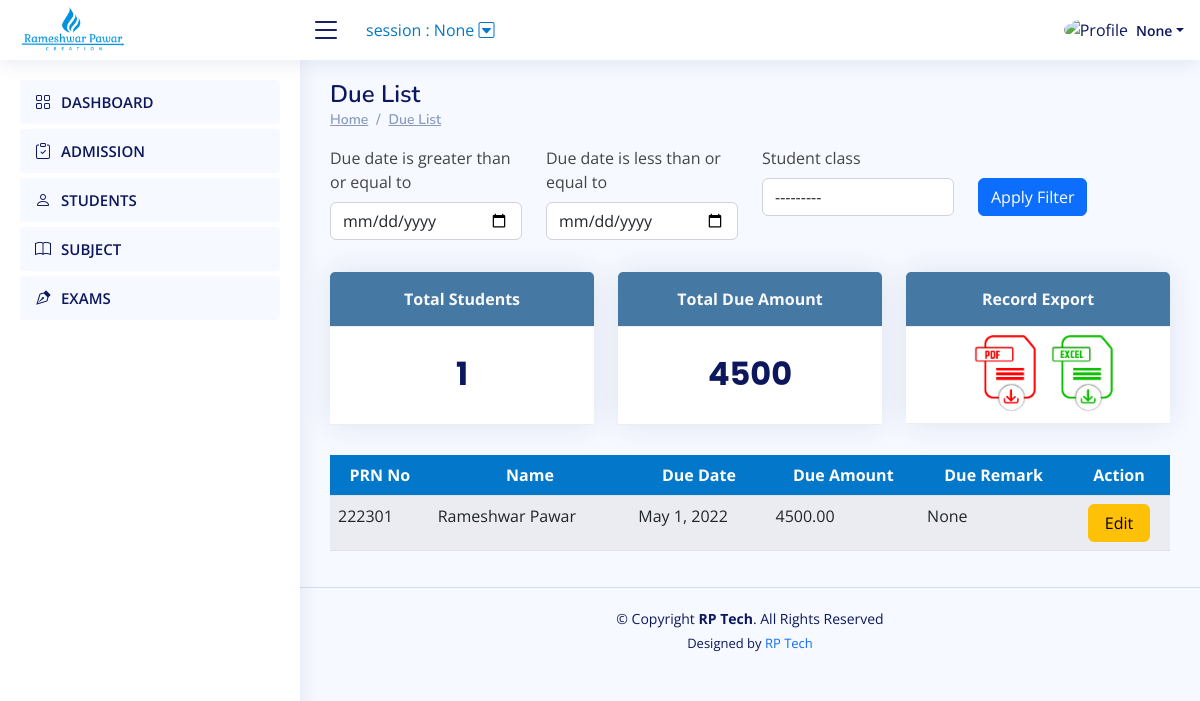
The app's page /Staff/due_list/ (signed in) with its own data.
### Developer/models.py (models this page shows)
class CustomUser(AbstractUser):
    id = models.AutoField(primary_key=True)
    username = models.CharField(max_length=255,null=True,unique=True)
    is_institute=models.BooleanField(default=False)
    academic_session_institute=models.CharField(max_length=255,null=True, choices=FINANCIAL_YEAR)
    institute_profile=models.ImageField( upload_to="institute_profile/", null=True,blank=True)
    institute_name = models.CharField(max_length=255,null=True)
    academic_session_staff = models.CharField(max_length=255,null=True, choices=FINANCIAL_YEAR)
    staff_name=models.CharField(max_length=255,null=True)
    staff_id_no=models.IntegerField(null=True)
    staff_profile=models.ImageField( upload_to="staff_profile/", null=True,blank=True)
    institute_name_staff = models.CharField(max_length=255,null=True)
    is_student=models.BooleanField(default=False)
    student_profile=models.ImageField( upload_to="student_profile/", null=True,blank=True)
    student_prn_no=models.IntegerField(null=True)
    student_admission_date=models.DateField(auto_now=False, auto_now_add=False,null=True)
    academic_session_student=models.CharField(max_length=255,null=True,blank=True, choices=FINANCIAL_YEAR)
    student_name=models.CharField(max_length=255,null=True)
    student_gender=models.CharField(max_length=255,null=True)
    student_dob=models.DateField(auto_now=False, auto_now_add=False,null=True)
    student_mobile=models.CharField(max_length=255,null=True)
    student_village=models.CharField(max_length=255,null=True)
    student_taluka=models.CharField(max_length=255,null=True)
    student_dist=models.CharField(max_length=255,null=True)
    institute_name_student = models.CharField(max_length=255,null=True)
    parent_name=models.CharField(max_length=255,null=True,blank=True)
    parent_mobile=models.CharField(max_length=255,null=True,blank=True)
    parent_village=models.CharField(max_length=255,null=True,blank=True)
    parent_taluka=models.CharField(max_length=255,null=True,blank=True)
    parent_dist=models.CharField(max_length=255,null=True,blank=True)
    student_collage=models.CharField(max_length=255,null=True,blank=True)
    student_collage_address=models.CharField(max_length=255,null=True,blank=True)
    student_class=models.CharField(max_length=255,null=True,choices=CLASS)
    batch=models.CharField(max_length=255,null=True)
    group=models.CharField(max_length=255,null=True)
    status=models.CharField(max_length=255,null=True,choices=STUDENT_STATUS)

class DB_Fees(models.Model):
    add_fees=models.DecimalField(max_digits=10, decimal_places=2,null=True)
    fees_remark=models.CharField(max_length=250,null=True)
    student_username=models.CharField(max_length=250,null=True)
    operator_username=models.CharField(max_length=250,null=True) #this field used for checking Operator Name
    operator_name=models.CharField(max_length=250,null=True) #this field used for checking Operator Name
    student_prn_no=models.IntegerField(null=True)
    student_name=models.CharField(max_length=250,null=True)
    student_class=models.CharField(max_length=50,choices=CLASS,null=True)
    received_date=models.DateField(auto_now=False, auto_now_add=True)
    received_remark=models.CharField(max_length=250 ,null=True)
    received_amount=models.DecimalField(max_digits=10, decimal_places=2,null=True)
    amount_word=models.CharField(max_length=250)
    payment_mode=models.CharField(max_length=50,choices=PAYMENT_MODE)
    due_date=models.DateField(auto_now=False, auto_now_add=False,blank=True,null=True)
    due_amount=models.DecimalField(max_digits=10, decimal_places=2,null=True,blank=True)
    due_remark=models.CharField(max_length=250,null=True,blank=True)

### Staff/views.py (the view)
# urls.py: path('due_list/', Staff_view.due_list, name='due_list'),
def due_list(request):
    due_records=DB_Fees.objects.exclude(Q(due_amount__isnull=True) | Q(due_amount=0))
    Filter=DueFees_Filter(request.GET, queryset=due_records)
    rec2=Filter.qs
    total_students=rec2.count()
    total_value = rec2.aggregate(Sum('due_amount'))
    total_due_amount = str(total_value['due_amount__sum'])
    context={'rec':rec2,'filter':Filter,'total_students':total_students,'total_due_amount':total_due_amount}
    return render(request,"due_list.html",context)

### Staff/templates/due_list.html (shortened to what this page needs)
{% extends 'staff_base.html' %}
{% load crispy_forms_tags %}
{% load static %}
{% block content %}
<main id="main" class="main">
    <div class="pagetitle">
        <h1>Due List</h1>
        <nav>
            <ol class="breadcrumb">
                <li class="breadcrumb-item"><a href="#">Home</a></li>
                <li class="breadcrumb-item"><a href="#">Due List </a></li>
            </ol>
        </nav>
    </div>
        <form action="" method="GET">
        <div class="row">
                <div class="col-sm-3">{{filter.form.start_date|as_crispy_field}}</div>
                <div class="col-sm-3">{{filter.form.end_date|as_crispy_field}}</div>
                <div class="col-sm-3">{{filter.form.student_class|as_crispy_field}}</div>
                <div class="col-sm-3 py-2"><input type="submit" value="Apply Filter" class="btn btn-primary mt-4"></div>
        </div>
        </form>
    <div class="row mt-2">
        <div class="col-md mt-2" data-aos="zoom-in" data-aos-delay="0" data-aos-duration="1000">
            <div class="card text-center">
                <div class="card-header alert-dark text-light" style="background:#4678A4;">
                    <b>Total Students</b>
                </div>
                <div class="card-header  py-2" data-aos="fade-down" data-aos-easing="linear" data-aos-delay="800"
                    data-aos-duration="800">
                    <h1 class="card-title" style="font-size:32px;"><b>{{total_students}}</b></h1>
                </div>
            </div>
        </div>
        <div class="col-md mt-2" data-aos="zoom-in" data-aos-delay="200" data-aos-duration="1000">
            <div class="card text-center">
                <div class="card-header alert-dark text-light" style="background:#4678A4;">
                    <b>Total Due Amount </b>
                </div>
                <div class="card-header  py-2" data-aos="fade-down" data-aos-easing="linear" data-aos-delay="800"
                    data-aos-duration="800">
                    <h1 class="card-title" style="font-size:32px;"><b>{{total_due_amount}}</b></h1>
                </div>
            </div>
        </div>
        <div class="col-md mt-2" data-aos="zoom-in" data-aos-delay="400" data-aos-duration="1000">
            <div class="card text-center">
                <div class="card-header alert-dark text-light" style="background:#4678A4;">
                    <b>Record Export </b>
                </div>
                <div class="card-header  py-2" data-aos="fade-down" data-aos-easing="linear" data-aos-delay="800"
                    data-aos-duration="800">
                    <a href="{% url 'export_pdf_deu_records' %}"><img src="{% static 'img/export_pdf.png' %}" alt="" style="width:63px; margin-left:10px;"></a>
                    <a href="{% url 'export_excel_deu_records' %}"><img src="{% static 'img/export_excel.png' %}" alt="" style="width:63px; margin-left:10px;"></a>
                </div>
            </div>
        </div>
    </div>
    <section class="section dashboard">
        <div class="row">
            <div class="col-lg-12">
                <div class="row">
                    <div class="container" style=" overflow:scroll;">
                        <table id="example" class="table table-striped " style="overflow:scroll; width:100%;min-width: max-content;">
                            <thead>
                                <tr style="background:rgb(3, 119, 202);">
                                        <th scope="col" class="text-center text-white" style="">PRN No</th>
                                        <th scope="col" class="text-center text-white" style="">Name</th>
                                        <th scope="col" class="text-center text-white" style="">Due Date</th>
                                        <th scope="col" class="text-center text-white" style="">Due Amount</th>
                                        <th scope="col" class="text-center text-white" style="">Due Remark</th>
                                        <th scope="col" class="text-center text-white" style="">Action</th>
                                </tr>
                            </thead>
                            <tbody>
                                {% if rec %}
                                {% for r in rec %}
                                <tr>
                                    <td>{{r.student_prn_no}}</td>
                                    <td>{{r.student_name}}</td>
                                    <td>{{r.due_date}}</td>
                                    <td>{{r.due_amount}}</td>
                                    <td>{{r.due_remark}}</td>
                                    <td>
                                        <center>
                                            <a href="{% url 'due_update' r.id %}" class="btn btn-warning px-3">Edit</a>
                                        </center>
                                    </td>
                                </tr>
                                {% endfor %}
                                {% endif %}
                            </tbody>
                        </table>
                    </div>
                </div>
            </div>
        </div>
    </section>
</main>
{% endblock content %}

### Staff/templates/staff_base.html (shortened to what this page needs)
{% load static %}
<!DOCTYPE html>
<html lang="en">
<head>
    <link rel="stylesheet" href="{% static 'css/base_style.css' %}">
    <link href="https://unpkg.com/aos@2.3.1/dist/aos.css" rel="stylesheet">
    <link rel="stylesheet" href="https://cdn.jsdelivr.net/npm/bootstrap-icons@1.10.3/font/bootstrap-icons.css">
</head>
<body>
<header id="header" class="header fixed-top d-flex align-items-center">
    <div class="d-flex align-items-center justify-content-between">
        <a href=" " class="logo d-flex align-items-center">
            <img src="{% static 'img/developer_logo.png' %}" alt="RP Tech - Logo">
        </a>
        <i class="bi bi-list toggle-sidebar-btn"></i>
    </div>
    <div class="px-4" >
       <a href="{% url 'update_education_session' %}" style="text-decoration:none;color:rgb(3, 119, 202);"> session : {{user.academic_session_staff}} <i class="bi bi-caret-down-square" ></i></a>
    </div>
    <nav class="header-nav ms-auto">
        <ul class="d-flex align-items-center">
            <li class="nav-item dropdown pe-3 text-center  ">
                <a class="nav-link nav-profile d-flex align-items-center pe-0" href="#" data-bs-toggle="dropdown">
                    <img src="{% static 'img/profile_sample.jpg' %}" alt="Profile" class="rounded-circle">
                    <span class="d-none d-md-block dropdown-toggle ps-2">{{user.staff_name}}</span>
                </a>
            </li>
        </ul>
    </nav>
</header>
<aside id="sidebar" class="sidebar">
    <ul class="sidebar-nav" id="sidebar-nav">
        <li class="nav-item">
            <a class="nav-link " href="">
                <i class="bi bi-grid"></i>
                <span>DASHBOARD</span>
            </a>
        </li>
        <li class="nav-item">
            <a class="nav-link " href="{% url 'new_admission' %}">
                <i class="bi bi-clipboard-check"></i>
                <span>ADMISSION</span>
            </a>
        </li>
        <li class="nav-item">
            <a class="nav-link " href="{% url 'student_panel' %}">
                <i class="bi bi-person"></i>
                <span>STUDENTS</span>
            </a>
        </li>
        <li class="nav-item">
            <a class="nav-link " href="{% url 'manage_subjects' %}">
                <i class="bi bi-book"></i>
                <span>SUBJECT</span>
            </a>
        </li>
        <li class="nav-item">
            <a class="nav-link " href=" ">
                <i class="bi bi-vector-pen"></i>
                <span>EXAMS</span>
            </a>
        </li>
    </ul>
</aside>
    {% block content %}{% endblock content %}
    <footer id="footer" class="footer text-center">
        <div class="copyright">
            &copy; Copyright <strong><span>RP Tech</span></strong>. All Rights Reserved
        </div>
        <div class="credits">
            Designed by <a href="#" style="text-decoration:none;">RP Tech</a>
        </div>
    </footer>
</body>
</html>

### records on screen
CustomUser: academic_session_staff "None", staff_name "None"
DB_Fees: student_prn_no "222301", student_name "Rameshwar Pawar", due_date "May 1, 2022", due_amount "4500.00", due_remark "None"

### other values on screen
{{ total_students }} "1"
{{ total_due_amount }} "4500"
